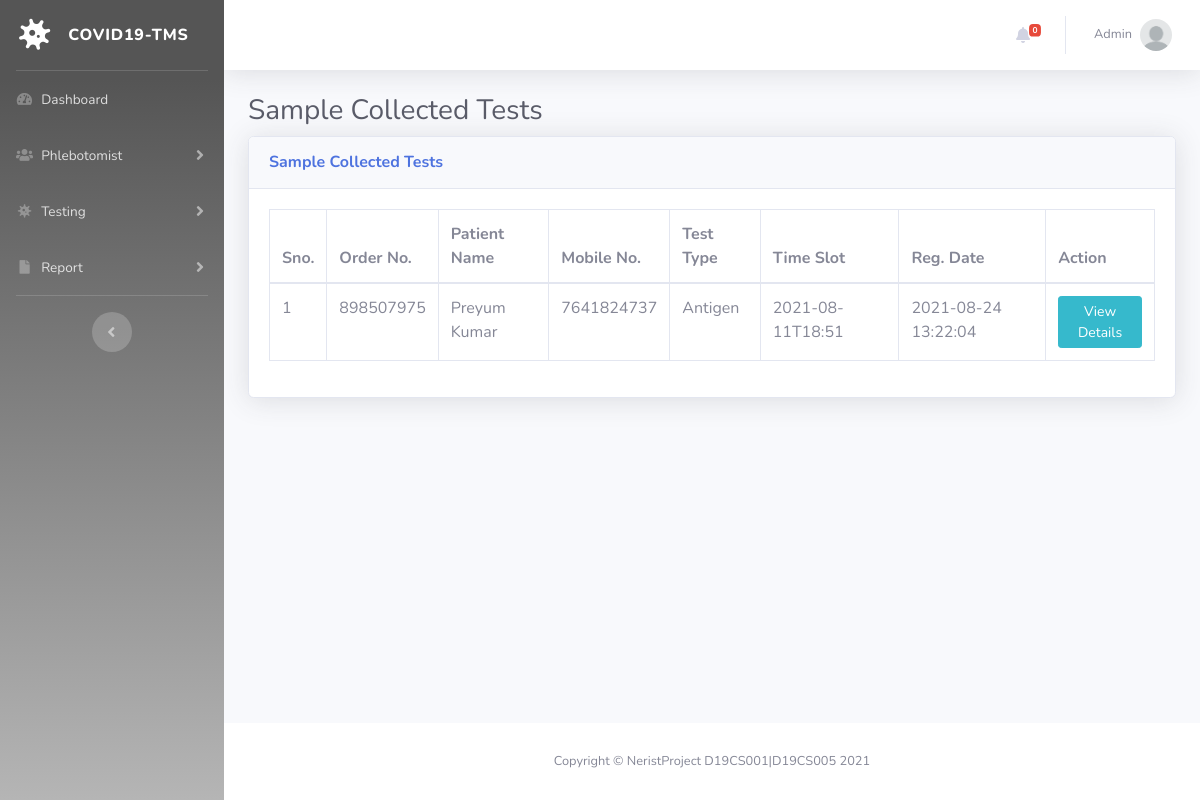
/sample-collected-test.php (signed in), run on the app's committed database.
### tables this page shows
CREATE TABLE `tbltestrecord` (
  `Slno` int(11) NOT NULL,
  `Ordno` bigint(14) DEFAULT NULL,
  `Patientphno` bigint(14) DEFAULT NULL,
  `Testtype` varchar(100) DEFAULT NULL,
  `Testtime` varchar(120) DEFAULT NULL,
  `Reportstat` varchar(100) DEFAULT NULL,
  `Finreport` varchar(150) DEFAULT NULL,
  `Reportuptime` varchar(200) DEFAULT NULL,
  `Regdate` timestamp NULL DEFAULT current_timestamp(),
  `AsstoempId` varchar(150) DEFAULT NULL,
  `Asstoname` varchar(180) DEFAULT NULL,
  `Asstime` varchar(100) DEFAULT NULL
);

CREATE TABLE `tblpatients` (
  `Slno` int(11) NOT NULL,
  `FN` varchar(120) DEFAULT NULL,
  `Phno` bigint(12) DEFAULT NULL,
  `Dob` date DEFAULT NULL,
  `GovtId` varchar(150) DEFAULT NULL,
  `GovtIdno` varchar(150) DEFAULT NULL,
  `Fulladdrs` varchar(255) DEFAULT NULL,
  `State` varchar(200) DEFAULT NULL,
  `Regdate` timestamp NOT NULL DEFAULT current_timestamp()
);

### sample-collected-test.php (the view, shortened to what this page needs)
<?php session_start();
include_once('includes/config.php');
if (strlen($_SESSION['aid']==0)) {
  header('location:logout.php');
  } else{
?>
<!DOCTYPE html>
<html lang="en">
<head>
    <link href="vendor/fontawesome-free/css/all.min.css" rel="stylesheet" type="text/css">
    <link href="css/sb-admin-2.min.css" rel="stylesheet">
    <link href="vendor/datatables/dataTables.bootstrap4.min.css" rel="stylesheet">
</head>
<body id="page-top">
    <div id="wrapper">
  <?php include_once('includes/sidebar.php');?>
        <div id="content-wrapper" class="d-flex flex-column">
            <div id="content">
<?php include_once('includes/topbar.php');?>
                <div class="container-fluid">
                    <h1 class="h3 mb-2 text-gray-800">Sample Collected Tests</h1>
                    <div class="card shadow mb-4">
                        <div class="card-header py-3">
                            <h6 class="m-0 font-weight-bold text-primary">Sample Collected Tests</h6>
                        </div>
                        <div class="card-body">
                            <div class="table-responsive">
                                <form name="assignto" method="post">
                    <table class="table table-bordered" id="dataTable" width="100%" cellspacing="0">
                                    <thead>
                                        <tr>
                                            <th>Sno.</th>
                                            <th>Order No.</th>
                                            <th>Patient Name</th>
                                            <th>Mobile No.</th>
                                            <th>Test Type</th>
                                            <th>Time Slot</th>
                                            <th>Reg. Date</th>
                                            <th>Action</th>
                                        </tr>
                                    </thead>
                                    <tbody>
<?php $query=mysqli_query($con,"select tbltestrecord.Ordno,tblpatients.FN,tblpatients.Phno,tbltestrecord.Testtype,tbltestrecord.Testtime,tbltestrecord.Regdate,tbltestrecord.Slno as testid from tbltestrecord
join tblpatients on tblpatients.Phno=tbltestrecord.Patientphno
where Reportstat='Sample Collected'
    ");
$cnt=1;
while($row=mysqli_fetch_array($query)){
?>
                                        <tr>
                                            <td><?php echo $cnt;?></td>
                                            <td><?php echo $row['Ordno'];?></td>
                                            <td><?php echo $row['FN'];?></td>
                                            <td><?php echo $row['Phno'];?></td>
                                            <td><?php echo $row['Testtype'];?></td>
                                            <td><?php echo $row['Testtime'];?></td>
                                             <td><?php echo $row['Regdate'];?></td>
                                            <td>
                                <a href="test-details.php?tid=<?php echo $row['testid'];?>&&oid=<?php echo $row['Ordno'];?>" class="btn btn-info btn-sm">View Details</a>
                            </td>
                                        </tr>
<?php $cnt++;} ?>
                                    </tbody>
                                </table>
                                     </form>
                            </div>
                        </div>
                    </div>
                </div>
            </div>
    <?php include_once('includes/footer.php');?>
        </div>
    </div>
</body>
</html>
<?php } ?>

### includes/topbar.php (shortened to what this page needs)
      <nav class="navbar navbar-expand navbar-light bg-white topbar mb-4 static-top shadow">
            <?php if($_SESSION['aid']):?>
                    <ul class="navbar-nav ml-auto">
<?php $query=mysqli_query($con,"select * from tbltestrecord where Reportstat is null");
$count=mysqli_num_rows($query);
?>
                        <li class="nav-item dropdown no-arrow mx-1">
                            <a class="nav-link dropdown-toggle" href="#" id="alertsDropdown" role="button"
                                data-toggle="dropdown" aria-haspopup="true" aria-expanded="false">
                                <i class="fas fa-bell fa-fw"></i>
                                <span class="badge badge-danger badge-counter"><?php echo $count;?></span>
                            </a>
                        </li>
                        <li class="nav-item dropdown no-arrow">
                            <a class="nav-link dropdown-toggle" href="#" id="userDropdown" role="button"
                                data-toggle="dropdown" aria-haspopup="true" aria-expanded="false">
                <?php
$adid=$_SESSION['aid'];
$ret1=mysqli_query($con,"select Adname from tbladmin where ID='$adid'");
while($row1=mysqli_fetch_array($ret1)){
?>
                                <span class="mr-2 d-none d-lg-inline text-gray-600 small"><?php  echo $row1['Adname'];?></span>
                           <?php } ?>
                                <img class="img-profile rounded-circle"
                                    src="img/undraw_profile.png">
                            </a>
                        </li>
                    </ul>
                <?php endif;?>
                </nav>

### data on the page
tbltestrecord: Ordno "898507975", tblpatients.FN "Preyum Kumar", tblpatients.Phno "7641824737", Testtype "Antigen", Testtime "2021-08-11T18:51", Regdate "2021-08-24 13:22:04"

### other printed values
$count "0"
$row1['Adname'] "Admin"
